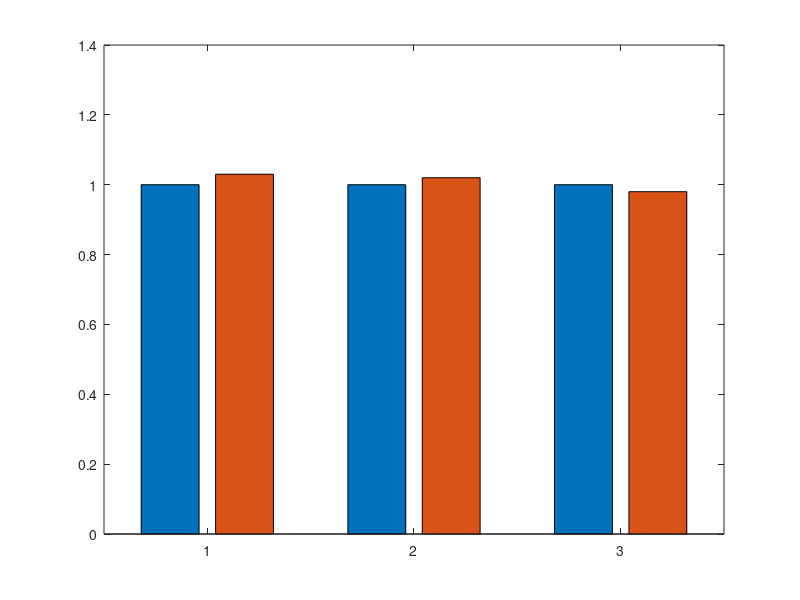

The MATLAB script that drew this image: (Note: this script raises an error after producing the figure.)
%% average query time
f = figure;
h = bar([1,1.03; 1,1.02; 1,0.98]);
h(1).FaceColor = 'k';
h(2).FaceColor = 'w';
ylim([0,1.08]);
xlabel("Query type")
ylabel("Normalized query time")
set(gca, 'XTickLabel', {'fire hydrant', 'boat', 'train'})
legend('Video-zilla', 'Focus')
save_plot_as(f, 'end-to-end-focus-average')
%% accumulated GPU time
f = figure;
h = bar([1,1.7; 1, 7.1; 1, 13.8]);
h(1).FaceColor = 'k';
h(2).FaceColor = 'w';
xlabel("Query type")
ylabel("Normalized accumulated GPU time")
set(gca, 'XTickLabel', {'fire hydrant', 'boat', 'train'})
legend('Video-zilla', 'Focus')
save_plot_as(f, 'end-to-end-focus-accumulated')
%% illustraction figure of the noisy information
f = figure;
hb = bar([5103, 1497, 697, 320]/sum([5103, 1497, 697, 320]) * 100);
xlabel("Cluster type");
ylabel("Ratio of elements (%) ");
set(gca, 'XTickLabel', {'C1', 'C2', 'C3', 'C4'});
hb(1).FaceColor = 'y';
ylim([0,80]);
save_plot_as(f, 'end-to-end-focus-illus-video-zilla')
f2 = figure;
hb = bar([5308, 1297, 670, 420, 50]/sum([5308, 1297, 670, 420, 50]) * 100);
hb(1).FaceColor = 'g';
xlabel("Object type");
ylabel("Ratio of elements (%) ");
set(gca, 'XTickLabel', {'Car', 'Light', 'Person', 'Truck', 'Other'});
ylim([0,80]);
save_plot_as(f2, 'end-to-end-focus-illus-focus')
